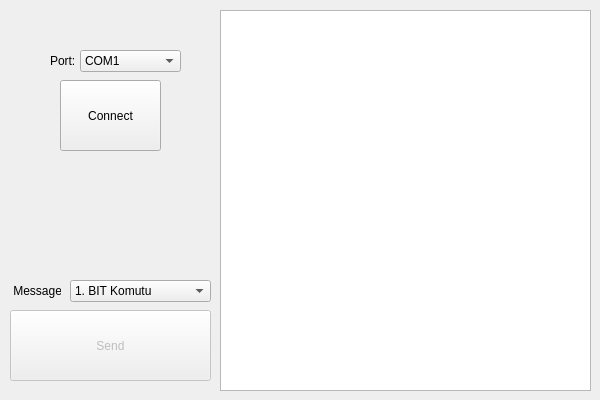
<?xml version="1.0" encoding="UTF-8"?>
<ui version="4.0">
 <class>UARTGuiClass</class>
 <widget class="QMainWindow" name="UARTGuiClass">
  <property name="geometry">
   <rect>
    <x>0</x>
    <y>0</y>
    <width>600</width>
    <height>400</height>
   </rect>
  </property>
  <property name="windowTitle">
   <string>UARTGui</string>
  </property>
  <widget class="QWidget" name="centralWidget">
   <widget class="QTextBrowser" name="textBrowser">
    <property name="geometry">
     <rect>
      <x>220</x>
      <y>10</y>
      <width>371</width>
      <height>381</height>
     </rect>
    </property>
   </widget>
   <widget class="QComboBox" name="comboBox">
    <property name="geometry">
     <rect>
      <x>70</x>
      <y>280</y>
      <width>141</width>
      <height>22</height>
     </rect>
    </property>
    <item>
     <property name="text">
      <string>1. BIT Komutu</string>
     </property>
    </item>
    <item>
     <property name="text">
      <string>2. I Komutu</string>
     </property>
    </item>
    <item>
     <property name="text">
      <string>3. M Komutu</string>
     </property>
    </item>
    <item>
     <property name="text">
      <string>4. L Komutu</string>
     </property>
    </item>
    <item>
     <property name="text">
      <string>5. GC Komutu</string>
     </property>
    </item>
    <item>
     <property name="text">
      <string>6. F Komutu</string>
     </property>
    </item>
    <item>
     <property name="text">
      <string>7. A Komutu</string>
     </property>
    </item>
    <item>
     <property name="text">
      <string>8. O Komutu</string>
     </property>
    </item>
    <item>
     <property name="text">
      <string>9. OperasyonSuresi</string>
     </property>
    </item>
    <item>
     <property name="text">
      <string>10. Guncelle</string>
     </property>
    </item>
    <item>
     <property name="text">
      <string>11. Versiyon</string>
     </property>
    </item>
    <item>
     <property name="text">
      <string>12. VoltajSorgu</string>
     </property>
    </item>
    <item>
     <property name="text">
      <string>13. Reset</string>
     </property>
    </item>
    <item>
     <property name="text">
      <string>14. P Komutu</string>
     </property>
    </item>
    <item>
     <property name="text">
      <string>15. S Komutu</string>
     </property>
    </item>
    <item>
     <property name="text">
      <string>16. FrenKomutu</string>
     </property>
    </item>
    <item>
     <property name="text">
      <string>17. VTReset</string>
     </property>
    </item>
    <item>
     <property name="text">
      <string>18. TVTYazma</string>
     </property>
    </item>
    <item>
     <property name="text">
      <string>19. LG Komutu</string>
     </property>
    </item>
    <item>
     <property name="text">
      <string>20. Piroteknik BIT</string>
     </property>
    </item>
   </widget>
   <widget class="QPushButton" name="pushButton">
    <property name="enabled">
     <bool>false</bool>
    </property>
    <property name="geometry">
     <rect>
      <x>10</x>
      <y>310</y>
      <width>201</width>
      <height>71</height>
     </rect>
    </property>
    <property name="text">
     <string>Send</string>
    </property>
   </widget>
   <widget class="QComboBox" name="comboBox_2">
    <property name="geometry">
     <rect>
      <x>80</x>
      <y>50</y>
      <width>101</width>
      <height>22</height>
     </rect>
    </property>
    <item>
     <property name="text">
      <string>COM1</string>
     </property>
    </item>
    <item>
     <property name="text">
      <string>COM2</string>
     </property>
    </item>
   </widget>
   <widget class="QLabel" name="label">
    <property name="geometry">
     <rect>
      <x>50</x>
      <y>50</y>
      <width>41</width>
      <height>21</height>
     </rect>
    </property>
    <property name="text">
     <string>Port:</string>
    </property>
   </widget>
   <widget class="QLabel" name="label_2">
    <property name="geometry">
     <rect>
      <x>10</x>
      <y>280</y>
      <width>51</width>
      <height>21</height>
     </rect>
    </property>
    <property name="text">
     <string> Message:</string>
    </property>
   </widget>
   <widget class="QPushButton" name="pushButton_2">
    <property name="enabled">
     <bool>true</bool>
    </property>
    <property name="geometry">
     <rect>
      <x>60</x>
      <y>80</y>
      <width>101</width>
      <height>71</height>
     </rect>
    </property>
    <property name="text">
     <string>Connect</string>
    </property>
   </widget>
  </widget>
 </widget>
 <layoutdefault spacing="6" margin="11"/>
 <resources>
  <include location="UARTGui.qrc"/>
 </resources>
 <connections/>
</ui>
